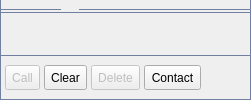
         <widget class="QWidget" name="PageCDR">
          <property name="sizePolicy">
           <sizepolicy hsizetype="Expanding" vsizetype="Expanding">
            <horstretch>0</horstretch>
            <verstretch>0</verstretch>
           </sizepolicy>
          </property>
          <layout class="QVBoxLayout">
           <property name="spacing">
            <number>0</number>
           </property>
           <property name="margin">
            <number>0</number>
           </property>
           <item>
            <widget class="QFrame" name="frame_page_log">
             <property name="styleSheet">
              <string>QFrame#frame_page_log {
  border: 0px solid #717fa0;
  border-top: 0px solid #717fa0;
}
</string>
             </property>
             <property name="frameShape">
              <enum>QFrame::StyledPanel</enum>
             </property>
             <layout class="QVBoxLayout">
              <property name="spacing">
               <number>0</number>
              </property>
              <property name="margin">
               <number>0</number>
              </property>
              <item>
               <widget class="QFrame" name="frame_2">
                <property name="sizePolicy">
                 <sizepolicy hsizetype="Expanding" vsizetype="Fixed">
                  <horstretch>0</horstretch>
                  <verstretch>0</verstretch>
                 </sizepolicy>
                </property>
                <property name="minimumSize">
                 <size>
                  <width>16</width>
                  <height>12</height>
                 </size>
                </property>
                <property name="maximumSize">
                 <size>
                  <width>16777215</width>
                  <height>12</height>
                 </size>
                </property>
                <property name="styleSheet">
                 <string>  border: 1px solid #717fa0;
  border-bottom: 0px;
  border-top: 0px;
</string>
                </property>
                <layout class="QHBoxLayout">
                 <property name="spacing">
                  <number>0</number>
                 </property>
                 <property name="margin">
                  <number>0</number>
                 </property>
                 <item>
                  <widget class="QLabel" name="label">
                   <property name="sizePolicy">
                    <sizepolicy hsizetype="Fixed" vsizetype="Fixed">
                     <horstretch>0</horstretch>
                     <verstretch>0</verstretch>
                    </sizepolicy>
                   </property>
                   <property name="minimumSize">
                    <size>
                     <width>60</width>
                     <height>8</height>
                    </size>
                   </property>
                   <property name="maximumSize">
                    <size>
                     <width>60</width>
                     <height>8</height>
                    </size>
                   </property>
                   <property name="styleSheet">
                    <string>border: 0px;
border-bottom: 1px solid #717fa0;
</string>
                   </property>
                  </widget>
                 </item>
                 <item>
                  <widget class="QLabel" name="label_3">
                   <property name="sizePolicy">
                    <sizepolicy hsizetype="Fixed" vsizetype="Fixed">
                     <horstretch>0</horstretch>
                     <verstretch>0</verstretch>
                    </sizepolicy>
                   </property>
                   <property name="minimumSize">
                    <size>
                     <width>18</width>
                     <height>8</height>
                    </size>
                   </property>
                   <property name="maximumSize">
                    <size>
                     <width>18</width>
                     <height>8</height>
                    </size>
                   </property>
                   <property name="styleSheet">
                    <string>border: 0px;</string>
                   </property>
                   <property name="text">
                    <string/>
                   </property>
                   <property name="pixmap">
                    <pixmap>pointer.png</pixmap>
                   </property>
                  </widget>
                 </item>
                 <item>
                  <widget class="QLabel" name="label_4">
                   <property name="sizePolicy">
                    <sizepolicy hsizetype="Expanding" vsizetype="Fixed">
                     <horstretch>0</horstretch>
                     <verstretch>0</verstretch>
                    </sizepolicy>
                   </property>
                   <property name="minimumSize">
                    <size>
                     <width>0</width>
                     <height>8</height>
                    </size>
                   </property>
                   <property name="maximumSize">
                    <size>
                     <width>16777215</width>
                     <height>8</height>
                    </size>
                   </property>
                   <property name="styleSheet">
                    <string>border: 0px;
border-bottom: 1px solid #717fa0;
</string>
                   </property>
                  </widget>
                 </item>
                </layout>
               </widget>
              </item>
              <item>
               <widget class="QFrame" name="frame_log">
                <property name="sizePolicy">
                 <sizepolicy hsizetype="Expanding" vsizetype="Expanding">
                  <horstretch>0</horstretch>
                  <verstretch>0</verstretch>
                 </sizepolicy>
                </property>
                <property name="styleSheet">
                 <string>QFrame#frame_log {
  border: 1px solid #717fa0;
  border-bottom: 0px solid #717fa0;
}
</string>
                </property>
                <property name="_yate_uiwidget" stdset="0">
                 <bool>true</bool>
                </property>
                <property name="_yate_uiwidget_name" stdset="0">
                 <string>log</string>
                </property>
                <property name="_yate_uiwidget_class" stdset="0">
                 <string>QtCustomTree</string>
                </property>
                <property name="_yate_uiwidget_params" stdset="0">
                 <stringlist>
                  <string>property:_yate_save_props=_yate_sorting,_yate_col_widths</string>
                  <string>property:tabKeyNavigation=false</string>
                  <string>property:sortingEnabled=true</string>
                  <string>property:allColumnsShowFocus=true</string>
                  <string>property:_yate_horizontalheader=true</string>
                  <string>property:_yate_notifyonenterpressed=true</string>
                  <string>property:_yate_notifyitemchanged=true</string>
                  <string>property:_yate_itemheight=0</string>
                  <string>property:_yate_sorting=time,false</string>
                  <string>property:_yate_itemheight=20</string>
                  <string>columns=Enabled,Party,Time,Duration</string>
                  <string>columns.check=enabled</string>
                  <string>columns.width=30</string>
                  <string>columns.resize=fixed</string>
                  <string>columns.allowemptytitle=enabled</string>
                  <string>griddraw_right_color=#e3e6e9</string>
                  <string>griddraw_bottom_color=#a9c2c2</string>
                 </stringlist>
                </property>
               </widget>
              </item>
              <item>
               <widget class="QFrame" name="frame_log_buttons">
                <property name="styleSheet">
                 <string>QFrame#frame_log_buttons {
  border: 1px solid #717fa0;
}
</string>
                </property>
                <property name="frameShape">
                 <enum>QFrame::StyledPanel</enum>
                </property>
                <layout class="QHBoxLayout">
                 <property name="spacing">
                  <number>4</number>
                 </property>
                 <property name="leftMargin">
                  <number>4</number>
                 </property>
                 <item>
                  <widget class="QToolButton" name="log_call">
                   <property name="enabled">
                    <bool>false</bool>
                   </property>
                   <property name="sizePolicy">
                    <sizepolicy hsizetype="Minimum" vsizetype="Fixed">
                     <horstretch>0</horstretch>
                     <verstretch>0</verstretch>
                    </sizepolicy>
                   </property>
                   <property name="minimumSize">
                    <size>
                     <width>0</width>
                     <height>25</height>
                    </size>
                   </property>
                   <property name="maximumSize">
                    <size>
                     <width>16777215</width>
                     <height>25</height>
                    </size>
                   </property>
                   <property name="toolTip">
                    <string>Call back this number</string>
                   </property>
                   <property name="text">
                    <string>Call</string>
                   </property>
                   <property name="icon">
                    <iconset>
                     <normaloff>call.png</normaloff>call.png</iconset>
                   </property>
                   <property name="toolButtonStyle">
                    <enum>Qt::ToolButtonTextBesideIcon</enum>
                   </property>
                   <property name="_yate_normal_icon" stdset="0">
                    <string>call.png</string>
                   </property>
                   <property name="_yate_pressed_icon" stdset="0">
                    <string>call_pressed.png</string>
                   </property>
                   <property name="_yate_hover_icon" stdset="0">
                    <string>call_hover.png</string>
                   </property>
                  </widget>
                 </item>
                 <item>
                  <widget class="QToolButton" name="log_clear">
                   <property name="sizePolicy">
                    <sizepolicy hsizetype="Minimum" vsizetype="Fixed">
                     <horstretch>0</horstretch>
                     <verstretch>0</verstretch>
                    </sizepolicy>
                   </property>
                   <property name="minimumSize">
                    <size>
                     <width>0</width>
                     <height>25</height>
                    </size>
                   </property>
                   <property name="maximumSize">
                    <size>
                     <width>16777215</width>
                     <height>25</height>
                    </size>
                   </property>
                   <property name="toolTip">
                    <string>Clear all calls log</string>
                   </property>
                   <property name="text">
                    <string>Clear</string>
                   </property>
                   <property name="icon">
                    <iconset>
                     <normaloff>clear.png</normaloff>clear.png</iconset>
                   </property>
                   <property name="toolButtonStyle">
                    <enum>Qt::ToolButtonTextBesideIcon</enum>
                   </property>
                   <property name="_yate_identity" stdset="0">
                    <string>clear:log:</string>
                   </property>
                   <property name="_yate_normal_icon" stdset="0">
                    <string>clear.png</string>
                   </property>
                   <property name="_yate_pressed_icon" stdset="0">
                    <string>clear_pressed.png</string>
                   </property>
                   <property name="_yate_hover_icon" stdset="0">
                    <string>clear_hover.png</string>
                   </property>
                  </widget>
                 </item>
                 <item>
                  <widget class="QToolButton" name="log_del">
                   <property name="enabled">
                    <bool>false</bool>
                   </property>
                   <property name="sizePolicy">
                    <sizepolicy hsizetype="Minimum" vsizetype="Fixed">
                     <horstretch>0</horstretch>
                     <verstretch>0</verstretch>
                    </sizepolicy>
                   </property>
                   <property name="minimumSize">
                    <size>
                     <width>0</width>
                     <height>25</height>
                    </size>
                   </property>
                   <property name="maximumSize">
                    <size>
                     <width>16777215</width>
                     <height>25</height>
                    </size>
                   </property>
                   <property name="toolTip">
                    <string>Delete the selected call log</string>
                   </property>
                   <property name="text">
                    <string>Delete</string>
                   </property>
                   <property name="icon">
                    <iconset>
                     <normaloff>delete.png</normaloff>delete.png</iconset>
                   </property>
                   <property name="toolButtonStyle">
                    <enum>Qt::ToolButtonTextBesideIcon</enum>
                   </property>
                   <property name="_yate_identity" stdset="0">
                    <string>deletecheckeditems:log:</string>
                   </property>
                   <property name="_yate_normal_icon" stdset="0">
                    <string>delete.png</string>
                   </property>
                   <property name="_yate_pressed_icon" stdset="0">
                    <string>delete_pressed.png</string>
                   </property>
                   <property name="_yate_hover_icon" stdset="0">
                    <string>delete_hover.png</string>
                   </property>
                  </widget>
                 </item>
                 <item>
                  <widget class="QToolButton" name="log_contact">
                   <property name="sizePolicy">
                    <sizepolicy hsizetype="Minimum" vsizetype="Fixed">
                     <horstretch>0</horstretch>
                     <verstretch>0</verstretch>
                    </sizepolicy>
                   </property>
                   <property name="minimumSize">
                    <size>
                     <width>0</width>
                     <height>25</height>
                    </size>
                   </property>
                   <property name="maximumSize">
                    <size>
                     <width>16777215</width>
                     <height>25</height>
                    </size>
                   </property>
                   <property name="toolTip">
                    <string>Turn this number into a contact</string>
                   </property>
                   <property name="text">
                    <string>Contact</string>
                   </property>
                   <property name="icon">
                    <iconset>
                     <normaloff>add.png</normaloff>add.png</iconset>
                   </property>
                   <property name="toolButtonStyle">
                    <enum>Qt::ToolButtonTextBesideIcon</enum>
                   </property>
                   <property name="_yate_normal_icon" stdset="0">
                    <string>add.png</string>
                   </property>
                   <property name="_yate_pressed_icon" stdset="0">
                    <string>add_pressed.png</string>
                   </property>
                   <property name="_yate_hover_icon" stdset="0">
                    <string>add_hover.png</string>
                   </property>
                  </widget>
                 </item>
                 <item>
                  <spacer>
                   <property name="orientation">
                    <enum>Qt::Horizontal</enum>
                   </property>
                   <property name="sizeHint" stdset="0">
                    <size>
                     <width>40</width>
                     <height>20</height>
                    </size>
                   </property>
                  </spacer>
                 </item>
                </layout>
               </widget>
              </item>
             </layout>
            </widget>
           </item>
          </layout>
         </widget>
